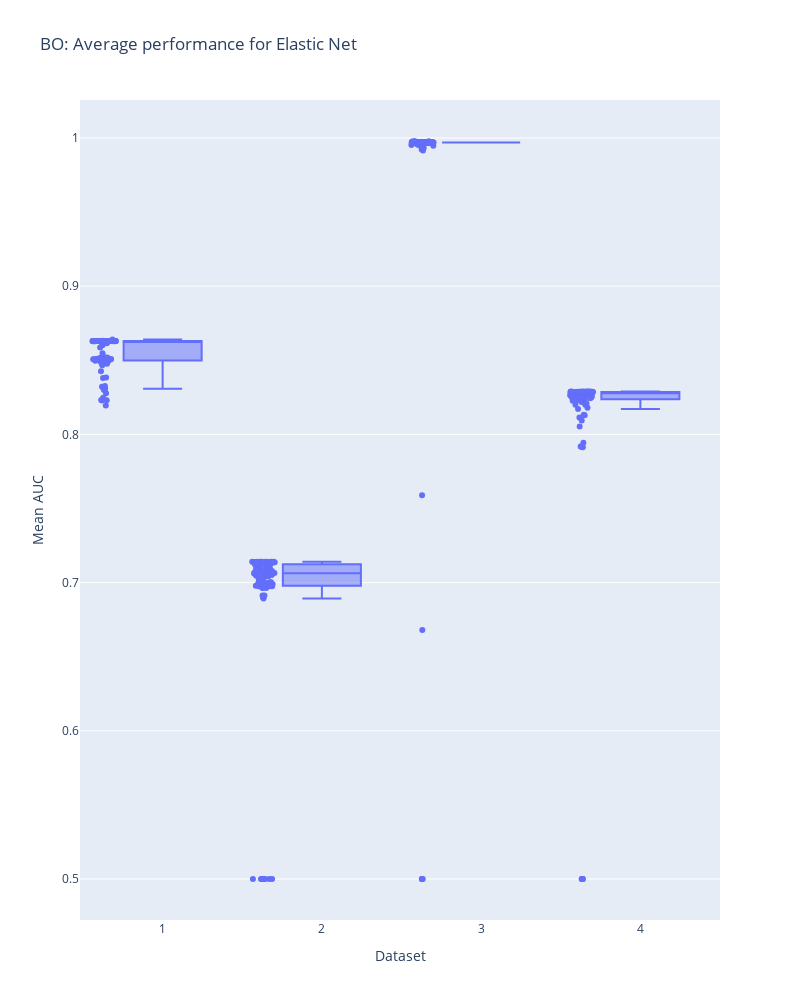

Source (notebook cell):
### Markdown cell above
AUC w zależności od zbioru

### Code cell
boxplot(bo_en_individuals,"BO: Average performance for Elastic Net")

### Figure 1 — Plotly figure (JSON) as saved in the notebook; plotly's stock layout.template omitted (floating-point values rounded to 4 significant figures; data arrays with more than 128 entries replaced by an {"elided": "..."} marker saying what was removed)
{"data": [{"alignmentgroup": "True", "boxpoints": "all", "hovertemplate": "Dataset=%{x}<br>Mean AUC=%{y}<extra></extra>", "legendgroup": "", "marker": {"color": "#636efa"}, "name": "", "notched": false, "offsetgroup": "", "orientation": "v", "showlegend": false, "type": "box", "x": {"elided": "400 str values"}, "x0": " ", "xaxis": "x", "y": {"elided": "400 float values"}, "y0": " ", "yaxis": "y"}], "layout": {"boxmode": "group", "height": 1000, "legend": {"tracegroupgap": 0}, "title": {"text": "BO: Average performance for Elastic Net"}, "width": 800, "xaxis": {"anchor": "y", "domain": [0, 1], "title": {"text": "Dataset"}}, "yaxis": {"anchor": "x", "domain": [0, 1], "title": {"text": "Mean AUC"}}}}
